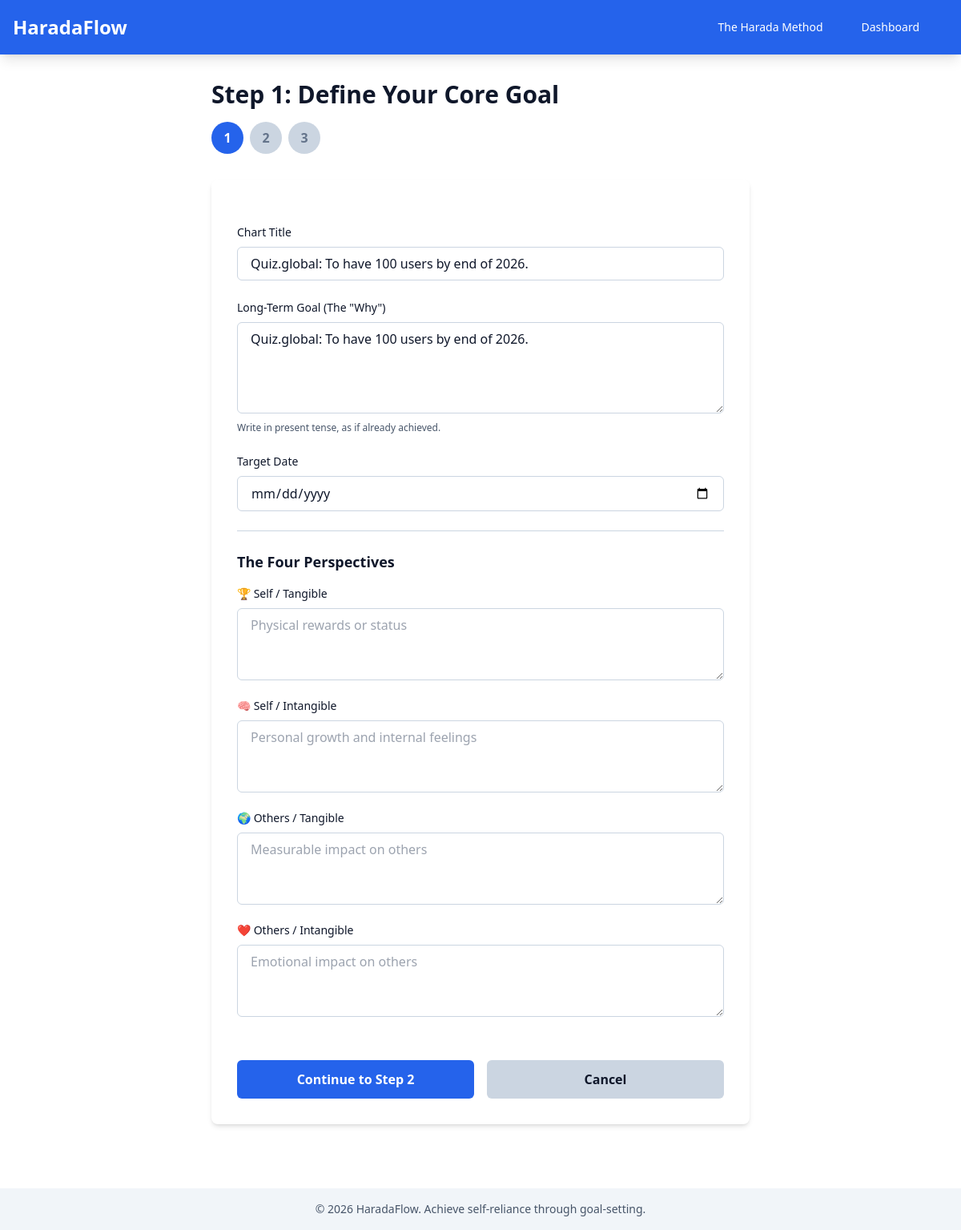
The app's page /wizard/13/step1/ with its own data.
### charts/models.py (models this page shows, shortened)
class HaradaChart(models.Model):
    user = models.ForeignKey(
        User, on_delete=models.CASCADE, related_name="harada_charts"
    )
    title = models.CharField(max_length=255)
    core_goal = models.TextField(help_text="The long-term goal")
    target_date = models.DateField()
    is_draft = models.BooleanField(
        default=True, help_text="True while completing wizard steps"
    )
    perspectives = models.JSONField(
        default=dict,
        help_text="Four perspectives: self_tangible, self_intangible, others_tangible, others_intangible",
    )
    created_at = models.DateTimeField(auto_now_add=True)
    updated_at = models.DateTimeField(auto_now=True)
    class Meta:
        ordering = ["-created_at"]

### wizard/views.py (the view, shortened to what this page needs)
# urls.py: path("<chart_id>/step1/", views.wizard_step1, name="wizard_step1"),
def wizard_step1(request, chart_id):
    chart = _get_chart(request, chart_id)
    if not chart:
        return redirect('home')
    if hasattr(chart, 'id') and isinstance(chart.id, int) and str(chart_id).startswith('temp_'):
        return redirect('wizard_step1', chart_id=chart.id)
    return render(request, "wizard/step1.html", {"chart": chart})

### config/context_processors.py (called while the page is built)
def clerk_context(request):
    return {
        'clerk_publishable_key': settings.CLERK_PUBLISHABLE_KEY,
    }

### templates/wizard/step1.html (shortened to what this page needs)
{% extends 'base.html' %}
{% block content %}
<div class="max-w-2xl mx-auto">
    <div class="mb-8">
        <h2 class="text-3xl font-bold mb-4">Step 1: Define Your Core Goal</h2>
        <div class="flex gap-2 mb-6">
            <div class="bg-blue-600 text-white rounded-full w-10 h-10 flex items-center justify-center font-bold">1</div>
            <div class="bg-slate-300 dark:bg-slate-600 text-slate-500 dark:text-slate-400 rounded-full w-10 h-10 flex items-center justify-center font-bold">2</div>
            <div class="bg-slate-300 dark:bg-slate-600 text-slate-500 dark:text-slate-400 rounded-full w-10 h-10 flex items-center justify-center font-bold">3</div>
        </div>
    </div>
    <form method="post" class="bg-white dark:bg-slate-800 rounded-lg shadow-md p-8 space-y-6">
        <div>
            <label for="title" class="block text-sm font-medium mb-2">Chart Title</label>
            <input type="text" id="title" name="title" value="{{ chart.title }}" required class="w-full px-4 py-2 border border-slate-300 dark:border-slate-600 rounded-md dark:bg-slate-700">
        </div>
        <div>
            <label for="core_goal" class="block text-sm font-medium mb-2">Long-Term Goal (The "Why")</label>
            <textarea id="core_goal" name="core_goal" rows="4" required class="w-full px-4 py-2 border border-slate-300 dark:border-slate-600 rounded-md dark:bg-slate-700">{{ chart.core_goal }}</textarea>
            <p class="text-xs text-slate-600 dark:text-slate-400 mt-1">Write in present tense, as if already achieved.</p>
        </div>
        <div>
            <label for="target_date" class="block text-sm font-medium mb-2">Target Date</label>
            <input type="date" id="target_date" name="target_date" value="{{ chart.target_date }}" required class="w-full px-4 py-2 border border-slate-300 dark:border-slate-600 rounded-md dark:bg-slate-700">
        </div>
        <div class="border-t border-slate-300 dark:border-slate-700 pt-6">
            <h3 class="text-lg font-bold mb-4">The Four Perspectives</h3>
            <div>
                <label for="self_tangible" class="block text-sm font-medium mb-2">🏆 Self / Tangible</label>
                <textarea id="self_tangible" name="self_tangible" rows="3" placeholder="Physical rewards or status" class="w-full px-4 py-2 border border-slate-300 dark:border-slate-600 rounded-md dark:bg-slate-700">{{ chart.perspectives.self_tangible }}</textarea>
            </div>
            <div class="mt-4">
                <label for="self_intangible" class="block text-sm font-medium mb-2">🧠 Self / Intangible</label>
                <textarea id="self_intangible" name="self_intangible" rows="3" placeholder="Personal growth and internal feelings" class="w-full px-4 py-2 border border-slate-300 dark:border-slate-600 rounded-md dark:bg-slate-700">{{ chart.perspectives.self_intangible }}</textarea>
            </div>
            <div class="mt-4">
                <label for="others_tangible" class="block text-sm font-medium mb-2">🌍 Others / Tangible</label>
                <textarea id="others_tangible" name="others_tangible" rows="3" placeholder="Measurable impact on others" class="w-full px-4 py-2 border border-slate-300 dark:border-slate-600 rounded-md dark:bg-slate-700">{{ chart.perspectives.others_tangible }}</textarea>
            </div>
            <div class="mt-4">
                <label for="others_intangible" class="block text-sm font-medium mb-2">❤️ Others / Intangible</label>
                <textarea id="others_intangible" name="others_intangible" rows="3" placeholder="Emotional impact on others" class="w-full px-4 py-2 border border-slate-300 dark:border-slate-600 rounded-md dark:bg-slate-700">{{ chart.perspectives.others_intangible }}</textarea>
            </div>
        </div>
        <div class="flex gap-4 pt-6">
            <button type="submit" class="flex-1 bg-blue-600 hover:bg-blue-700 text-white font-bold py-3 rounded-md">
                Continue to Step 2
            </button>
            <a href="{% url 'dashboard' %}" class="flex-1 bg-slate-300 dark:bg-slate-700 hover:bg-slate-400 dark:hover:bg-slate-600 text-slate-900 dark:text-white font-bold py-3 rounded-md text-center">
                Cancel
            </a>
        </div>
    </form>
</div>
{% endblock %}

### records on screen
HaradaChart: title "Quiz.global: To have 100 users by end of 2026.", core_goal "Quiz.global: To have 100 users by end of 2026."
